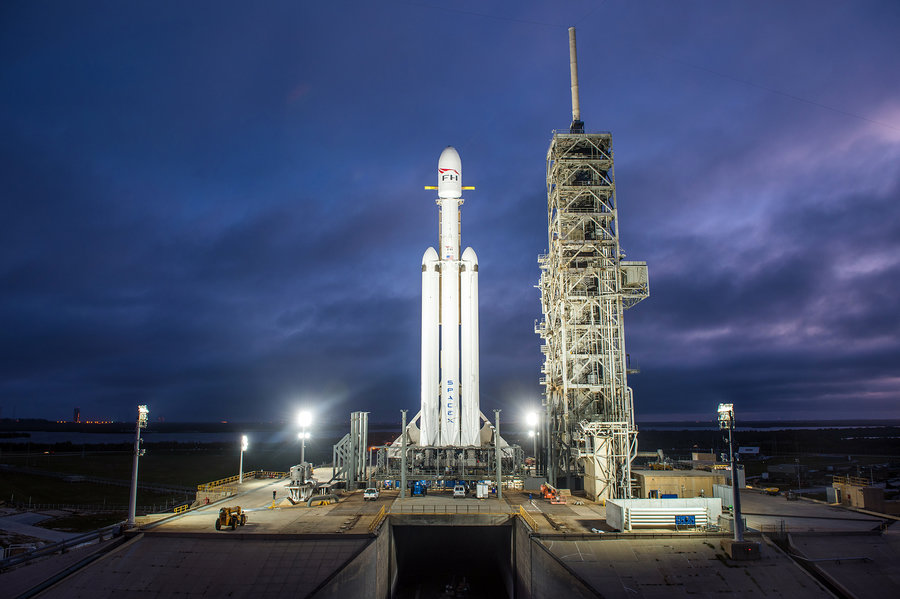
#> input picture A02/input/image1.png, 900 x 599 px
$ python program.py
#> lines starting #> are read from the running program, lines starting #| are printed output that depends on the picture
import cv2
import numpy as np


def boxBlur5x5(img):
    kernel =  (1/25)*np.float32([[1,1,1,1,1],[1,1,1,1,1],[1,1,1,1,1],[1,1,1,1,1],[1,1,1,1,1]])
    dst = cv2.filter2D(img, -1, kernel)
    return dst

def boxBlurSplit(img):
    kernel_0 = np.float32(
        [[1],[1],[1],[1],[1]]
    ) * (1/5)
    kernel_1 = kernel_0[:,None]
    kernel_mix = kernel_0.dot(kernel_1)
    dst = cv2.filter2D(img, -1, kernel_mix)
    return dst

def gaussianBlur5x5(img):
    kernel = (1/256) * np.float32([[1,4,6,4,1],[4,16,24,16,4],[6,24,36,24,6],[4,16,24,16,4],[1,4,6,4,1]])
    dst = cv2.filter2D(img, -1, kernel)
    return dst

def getDiff(img1,img2):
    image1 = img1*1.0
    image2 = img2*1.0
    dif = np.abs(image1-image2)
    dif -= dif.min()
    dif += dif.max()
    dif += 255
    return np.uint8(dif)

def gaussianBlurSplit(img):
    kernel_0 = np.float32(
        [[1],[4],[6],[4],[1]]
    ) * (1/16)
    kernel_1 = kernel_0[:,None]
    kernel_mix = kernel_0.dot(kernel_1)
    dst = cv2.filter2D(img, -1, kernel_mix)
    return dst

def edgeFilter(img):
    kernel = np.float32([[1,0,-1],[0,0,0],[-1,0,1]])
    dst = cv2.filter2D(img, -1, kernel)
    return dst

def sharpen(img):
    kernel = np.float32([[-1,-1,-1,-1,-1],[-1,2,2,2,-1],[-1,2,8,2,-1],[-1,2,2,2,-1],[-1,-1,-1,-1,-1]])
    dst = cv2.filter2D(img, -1, kernel * (1/8))
    return dst

image = cv2.imread("input/image1.png")
#> image is the input picture: shape (599, 900, 3); mean B, G, R 105.2, 75.7, 65.3
cv2.imwrite("output/pic_1_d_1.png", boxBlurSplit(image))
#> in boxBlurSplit, `dst = cv2.filter2D(img, -1, kernel_mix)`:
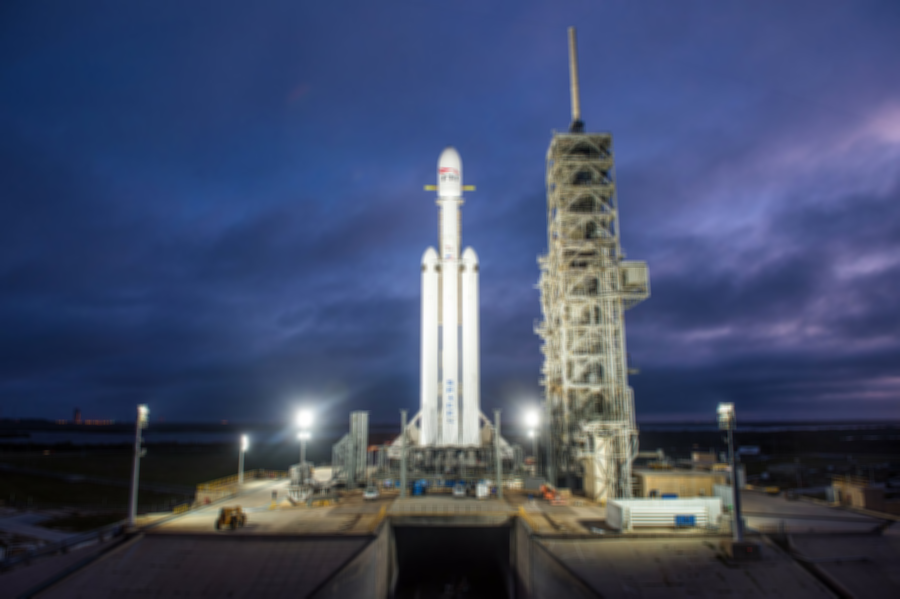
#> dst: shape (599, 900, 3); mean B, G, R 105.2, 75.7, 65.3


cv2.waitKey(0)
cv2.destroyAllWindows()
